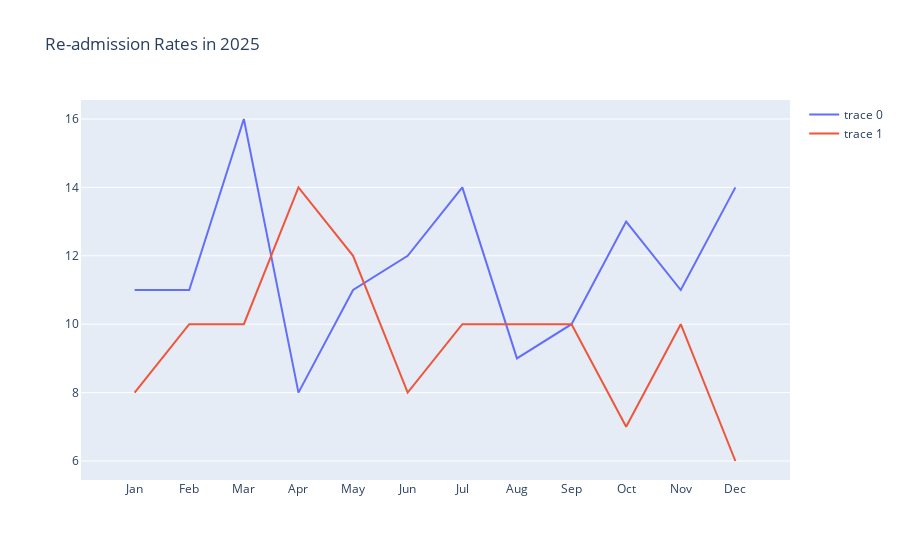

The code cell stored with this chart in its notebook:
### Code cell
fig = go.Figure()

fig.add_trace(go.Scatter(x=df_male_monthly_sum['Date'], 
                             y=df_male_monthly_sum['Patient ID'],
                             mode='lines'
                        ))
fig.add_trace(go.Scatter(x=df_female_monthly_sum['Date'], 
                             y=df_female_monthly_sum['Patient ID'],
                             mode='lines'
                        ))
fig.update_layout(title='Re-admission Rates in 2025',
                  xaxis=dict(range=[0, 13],
                             showgrid=False,
                             tickmode='array',
                             tickvals=df_sample_monthly_avg['Date'],
                             ticktext = month),
#                   yaxis=dict(range=[0.05, 0.15],
#                              tickformat='.1%',
#                              showgrid=True,
#                              zeroline=False,
#                              showline=False,
#                              showticklabels=True
#                             ),
                  showlegend=True
                 )

### Figure 1 — Plotly figure (JSON) as saved in the notebook; plotly's stock layout.template omitted (floating-point values rounded to 4 significant figures)
{"data": [{"mode": "lines", "type": "scatter", "x": [1, 2, 3, 4, 5, 6, 7, 8, 9, 10, 11, 12], "y": [11, 11, 16, 8, 11, 12, 14, 9, 10, 13, 11, 14]}, {"mode": "lines", "type": "scatter", "x": [1, 2, 3, 4, 5, 6, 7, 8, 9, 10, 11, 12], "y": [8, 10, 10, 14, 12, 8, 10, 10, 10, 7, 10, 6]}], "layout": {"showlegend": true, "title": {"text": "Re-admission Rates in 2025"}, "xaxis": {"range": [0, 13], "showgrid": false, "tickmode": "array", "ticktext": ["Jan", "Feb", "Mar", "Apr", "May", "Jun", "Jul", "Aug", "Sep", "Oct", "Nov", "Dec"], "tickvals": [1, 2, 3, 4, 5, 6, 7, 8, 9, 10, 11, 12]}}}
